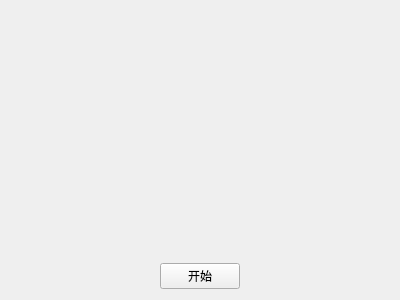
<?xml version="1.0" encoding="UTF-8"?>
<ui version="4.0">
 <class>Widget</class>
 <widget class="QWidget" name="Widget">
  <property name="geometry">
   <rect>
    <x>0</x>
    <y>0</y>
    <width>400</width>
    <height>300</height>
   </rect>
  </property>
  <property name="windowTitle">
   <string>Widget</string>
  </property>
  <layout class="QGridLayout" name="gridLayout">
   <item row="0" column="1">
    <spacer name="verticalSpacer">
     <property name="orientation">
      <enum>Qt::Vertical</enum>
     </property>
     <property name="sizeHint" stdset="0">
      <size>
       <width>20</width>
       <height>266</height>
      </size>
     </property>
    </spacer>
   </item>
   <item row="1" column="0">
    <spacer name="horizontalSpacer_2">
     <property name="orientation">
      <enum>Qt::Horizontal</enum>
     </property>
     <property name="sizeHint" stdset="0">
      <size>
       <width>148</width>
       <height>20</height>
      </size>
     </property>
    </spacer>
   </item>
   <item row="1" column="1">
    <widget class="QPushButton" name="pushButton">
     <property name="text">
      <string>开始</string>
     </property>
    </widget>
   </item>
   <item row="1" column="2">
    <spacer name="horizontalSpacer">
     <property name="orientation">
      <enum>Qt::Horizontal</enum>
     </property>
     <property name="sizeHint" stdset="0">
      <size>
       <width>146</width>
       <height>20</height>
      </size>
     </property>
    </spacer>
   </item>
  </layout>
 </widget>
 <layoutdefault spacing="6" margin="11"/>
 <resources/>
 <connections/>
</ui>
